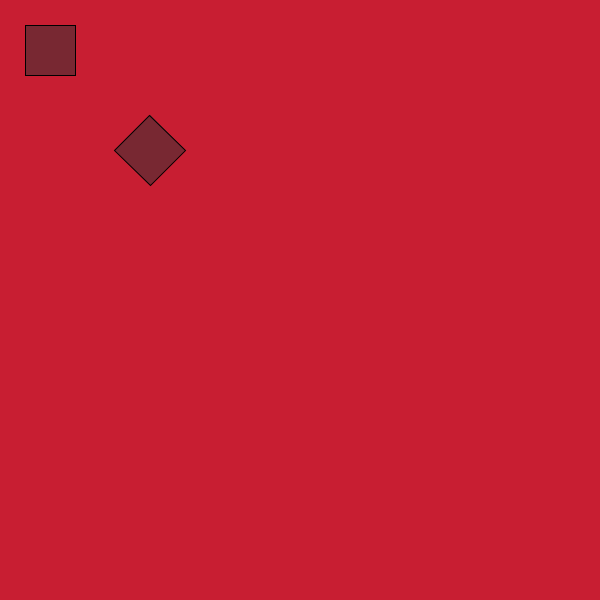
Frame 1 (no input)
Frame 60 (the mouse pressed at the canvas centre just before this capture): identical to frame 1, image omitted
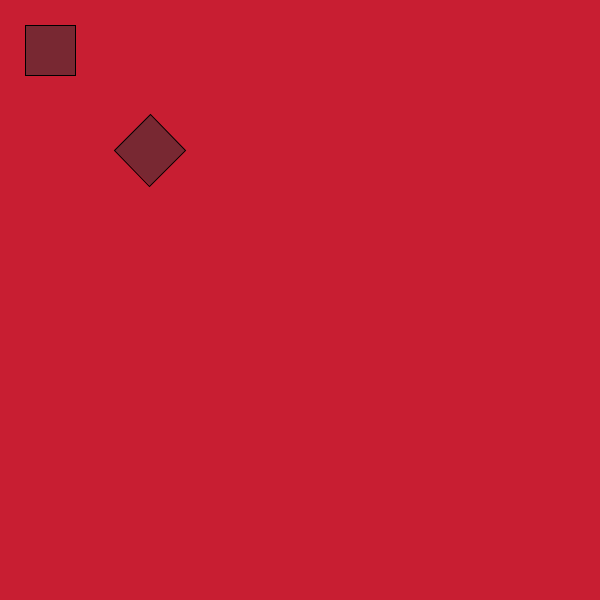
Frame 120 (the mouse held since frame 60 and released just before this capture)

The Processing sketch that drew these frames (run headless with seeded random() and noise(); from frame 60 on, the mouse is pressed at the canvas centre):

// Processing sketch: game_test
// ── game_test.pde
float x = 50, y = 50, playerSpeed = 4, playerWidth = 50;
boolean up, down , right, left;
float x1 = 150, x2 = 50 + playerWidth, x3 = 50 + playerWidth, x4 = 50;
float y1 = 150, y2 = 50, y3 = 50 + playerWidth, y4 = 50 + playerWidth;
float angle;
void setup() {
  size(600, 600);
  rectMode(CENTER);
} 

void draw() {
  angle = (mouseY-y1)/(mouseX-x1);
  
  
  
  //x2 = x1 + playerWidth * angle;
  
  background(200, 30, 50);
  Player();
  
  if(up) {
    y1-=playerSpeed; 
  }
  if(down) {
    y1+=playerSpeed; 
  }
  if(left) {
    x1-=playerSpeed; 
  }
  if(right) {
    x1+=playerSpeed; 
  } 
}

void Player() {
  fill(120, 40, 50);
  rect(50, 50, 50, 50);
  translate(x1, y1);
  rotate(PI * 1 + atan2((y1 - mouseY), (x1 - mouseX))); 
  rect(0, 0, x, y);
  
}

void keyPressed() {
  if (key == 'w') {
    up = true;
  }
  if (key == 'a') {
    left = true;
  }
  if (key == 's') {
    down = true;
  }
  if (key == 'd') {
    right = true;
  }
}

void keyReleased() {
  if (key == 'w') {
    up = false;
  }
  if (key == 'a') {
    left = false;
  }
  if (key == 's') {
    down = false;
  }
  if (key == 'd') {
    right = false;
  }
}
